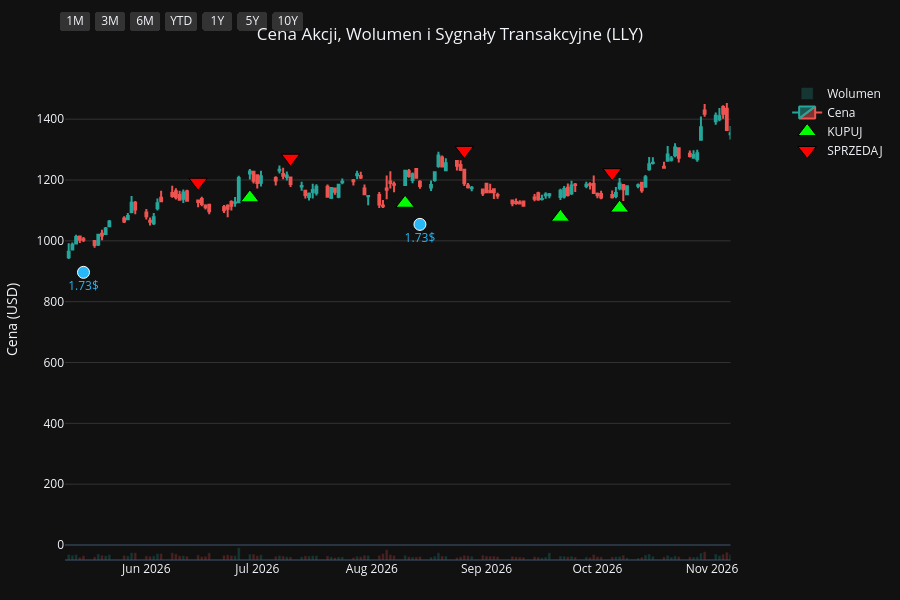
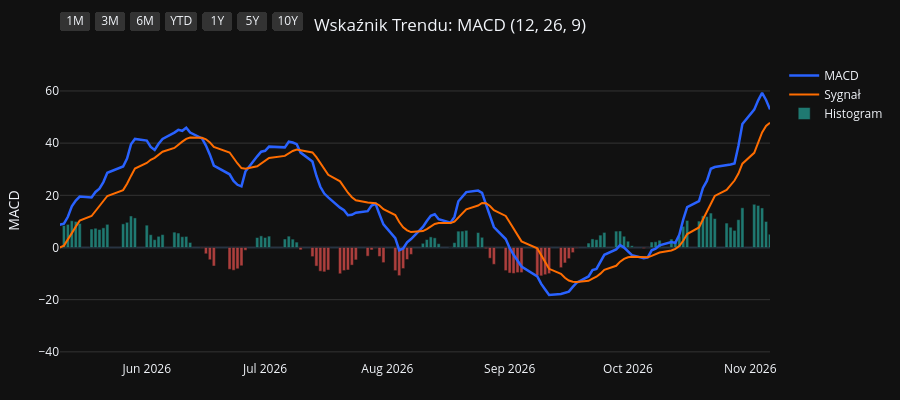
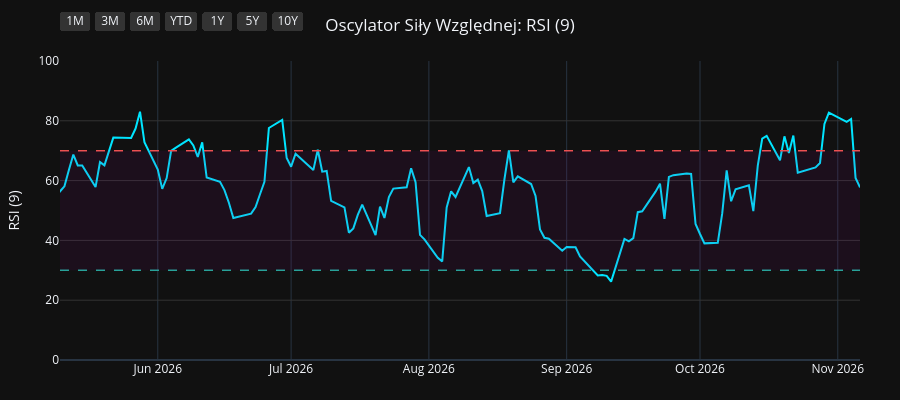
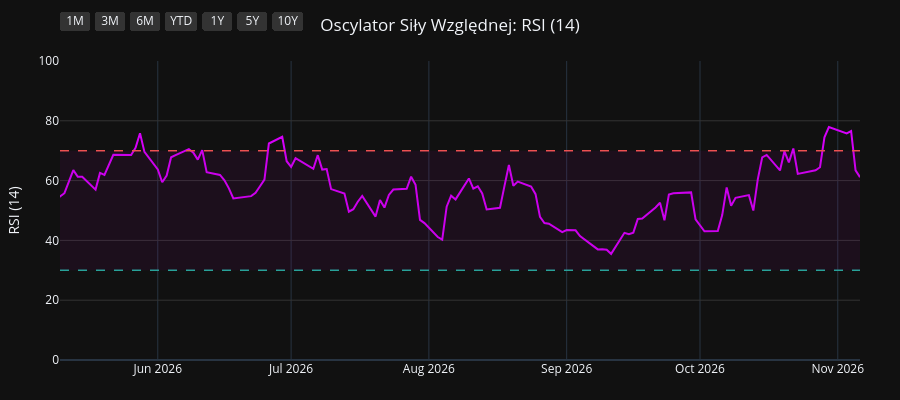

Source (notebook cell) for these figures, in order:
### Code cell
import os
import yfinance as yf
import pandas as pd
import pandas_ta as ta
import plotly.graph_objects as go
from plotly.subplots import make_subplots

# 1. Pobranie i przygotowanie danych
symbol = os.environ.get("STOCK_TICKER", "").strip().upper()
if not symbol:
    raise RuntimeError("Set STOCK_TICKER before running price_extractor.ipynb")
df = yf.Ticker(symbol).history(period="10y")
df.index = df.index.tz_localize(None)

# Wskaźniki i sygnały
df.ta.macd(fast=12, slow=26, signal=9, append=True)
df.ta.rsi(length=9, append=True)
df.ta.rsi(length=14, append=True)
df.ta.rsi(length=21, append=True)
df.dropna(inplace=True)

macd = df['MACD_12_26_9']
signal = df['MACDs_12_26_9']
wczorajszy_macd = macd.shift(1)
wczorajszy_signal = signal.shift(1)

df['Decyzja'] = 'BRAK'
df.loc[(macd > signal) & (wczorajszy_macd <= wczorajszy_signal), 'Decyzja'] = 'KUPUJ'
df.loc[(macd < signal) & (wczorajszy_macd >= wczorajszy_signal), 'Decyzja'] = 'SPRZEDAJ'

df_kupuj = df[df['Decyzja'] == 'KUPUJ']
df_sprzedaj = df[df['Decyzja'] == 'SPRZEDAJ']
df_dywidendy = df[df['Dividends'] > 0]
df_splity = df[df['Stock Splits'] > 0]

# Wspólna konfiguracja osi X
konfiguracja_osi_x = dict(
    type="date",
    showspikes=True, spikemode="across", spikesnap="cursor", spikedash="dot", spikecolor="#ffffff", spikethickness=1, hoverformat="%Y-%m-%d",
    rangeselector=dict(
        buttons=list([
            dict(count=1, label="1M", step="month", stepmode="backward"),
            dict(count=3, label="3M", step="month", stepmode="backward"),
            dict(count=6, label="6M", step="month", stepmode="backward"),
            dict(count=1, label="YTD", step="year", stepmode="todate"),
            dict(count=1, label="1Y", step="year", stepmode="backward"),
            dict(count=5, label="5Y", step="year", stepmode="backward"),
            dict(step="all", label="10Y")
        ]),
        bgcolor="#333333", activecolor="#2962ff", x=0, y=1.1
    )
)

# ==========================================
# WYKRES 1: CENA + WOLUMEN + SYGNAŁY
# ==========================================
fig1 = make_subplots(specs=[[{"secondary_y": True}]])

kolory_wolumenu = ['#26a69a' if row['Close'] >= row['Open'] else '#ef5350' for index, row in df.iterrows()]
fig1.add_trace(go.Bar(x=df.index, y=df['Volume'], marker_color=kolory_wolumenu, opacity=0.25, name='Wolumen'), secondary_y=True)
fig1.add_trace(go.Candlestick(x=df.index, open=df['Open'], high=df['High'], low=df['Low'], close=df['Close'], name='Cena', increasing_line_color='#26a69a', decreasing_line_color='#ef5350'), secondary_y=False)
fig1.add_trace(go.Scatter(x=df_kupuj.index, y=df_kupuj['Low'] * 0.95, customdata=df_kupuj[['Low', 'High']], mode='markers', marker=dict(symbol='triangle-up', size=16, color='#00ff00', line=dict(width=1, color='black')), name='KUPUJ', hovertemplate='KUPUJ<br>Najniższa: %{customdata[0]:.2f}<br>Najwyższa: %{customdata[1]:.2f}<extra></extra>'), secondary_y=False)
fig1.add_trace(go.Scatter(x=df_sprzedaj.index, y=df_sprzedaj['High'] * 1.05, customdata=df_sprzedaj[['Low', 'High']], mode='markers', marker=dict(symbol='triangle-down', size=16, color='#ff0000', line=dict(width=1, color='black')), name='SPRZEDAJ', hovertemplate='SPRZEDAJ<br>Najniższa: %{customdata[0]:.2f}<br>Najwyższa: %{customdata[1]:.2f}<extra></extra>'), secondary_y=False)

if not df_dywidendy.empty:
    fig1.add_trace(go.Scatter(x=df_dywidendy.index, y=df_dywidendy['Low'] * 0.90, mode='markers+text', marker=dict(symbol='circle', size=12, color='#29b6f6', line=dict(width=1, color='white')), text=df_dywidendy['Dividends'].apply(lambda x: f"{x}$"), textposition="bottom center", name='Dywidenda', showlegend=False, hovertemplate='Dywidenda: %{text}<extra></extra>', textfont=dict(color="#29b6f6")), secondary_y=False)
if not df_splity.empty:
                    fig1.add_trace(go.Scatter(x=df_splity.index, y=df_splity['High'], mode='markers+text', marker=dict(symbol='star', size=16, color='#ffee58', line=dict(width=1, color='black')), text=df_splity['Stock Splits'].apply(lambda x: f"{x:g}:1" if x >= 1 else f"1:{1 / x:g}"), textposition="top center", name='Split', hovertemplate='%{text}<extra></extra>', textfont=dict(color="#ffee58")), secondary_y=False)

fig1.update_layout(title=dict(text=f"Cena Akcji, Wolumen i Sygnały Transakcyjne ({symbol})", x=0.5, xanchor='center'), dragmode='pan', xaxis_rangeslider_visible=False, template='plotly_dark', height=600, hovermode='x unified', margin=dict(l=60, r=40, t=60, b=40))
fig1.update_xaxes(**konfiguracja_osi_x)
fig1.update_xaxes(range=[df.index.max() - pd.Timedelta(days=180), df.index.max()])
fig1.update_yaxes(title_text="Cena (USD)", secondary_y=False, gridcolor='#333333')
fig1.update_yaxes(range=[0, df['Volume'].max() * 4], showgrid=False, showticklabels=False, secondary_y=True)
fig1.show(config={'scrollZoom': True})

# ==========================================
# WYKRES 2: WSKAŹNIK MACD
# ==========================================
fig2 = go.Figure()
fig2.add_trace(go.Scatter(x=df.index, y=df['MACD_12_26_9'], line=dict(color='#2962ff', width=2.5), name='MACD'))
fig2.add_trace(go.Scatter(x=df.index, y=df['MACDs_12_26_9'], line=dict(color='#ff6d00', width=2), name='Sygnał'))
kolory_macd = ['#26a69a' if val >= 0 else '#ef5350' for val in df['MACDh_12_26_9']]
fig2.add_trace(go.Bar(x=df.index, y=df['MACDh_12_26_9'], marker_color=kolory_macd, name='Histogram', opacity=0.7))
fig2.update_layout(title=dict(text="Wskaźnik Trendu: MACD (12, 26, 9)", x=0.5, xanchor='center'), dragmode='pan', xaxis_rangeslider_visible=False, template='plotly_dark', height=400, hovermode='x unified', margin=dict(l=60, r=40, t=60, b=40))
fig2.update_xaxes(**konfiguracja_osi_x)
fig2.update_xaxes(range=[df.index.max() - pd.Timedelta(days=180), df.index.max()])
fig2.update_yaxes(title_text="MACD", gridcolor='#333333')
fig2.show(config={'scrollZoom': True})

# ==========================================
# WYKRES 3: OSCYLATOR RSI (9)
# ==========================================
fig3 = go.Figure()
fig3.add_trace(go.Scatter(x=df.index, y=df['RSI_9'], line=dict(color='#00e5ff', width=2), name='RSI (9)'))
fig3.add_hline(y=70, line_dash="dash", line_color="#ef5350", line_width=1.5)
fig3.add_hline(y=30, line_dash="dash", line_color="#26a69a", line_width=1.5)
fig3.add_hrect(y0=30, y1=70, line_width=0, fillcolor="purple", opacity=0.1)
fig3.update_layout(title=dict(text="Oscylator Siły Względnej: RSI (9)", x=0.5, xanchor='center'), dragmode='pan', xaxis_rangeslider_visible=False, template='plotly_dark', height=400, hovermode='x unified', margin=dict(l=60, r=40, t=60, b=40))
fig3.update_xaxes(**konfiguracja_osi_x)
fig3.update_xaxes(range=[df.index.max() - pd.Timedelta(days=180), df.index.max()])
fig3.update_yaxes(title_text="RSI (9)", range=[0, 100], gridcolor='#333333')
fig3.show(config={'scrollZoom': True})

# ==========================================
# WYKRES 4: OSCYLATOR RSI (14)
# ==========================================
fig4 = go.Figure()
fig4.add_trace(go.Scatter(x=df.index, y=df['RSI_14'], line=dict(color='#d500f9', width=2), name='RSI (14)'))
fig4.add_hline(y=70, line_dash="dash", line_color="#ef5350", line_width=1.5)
fig4.add_hline(y=30, line_dash="dash", line_color="#26a69a", line_width=1.5)
fig4.add_hrect(y0=30, y1=70, line_width=0, fillcolor="purple", opacity=0.1)
fig4.update_layout(title=dict(text="Oscylator Siły Względnej: RSI (14)", x=0.5, xanchor='center'), dragmode='pan', xaxis_rangeslider_visible=False, template='plotly_dark', height=400, hovermode='x unified', margin=dict(l=60, r=40, t=60, b=40))
fig4.update_xaxes(**konfiguracja_osi_x)
fig4.update_xaxes(range=[df.index.max() - pd.Timedelta(days=180), df.index.max()])
fig4.update_yaxes(title_text="RSI (14)", range=[0, 100], gridcolor='#333333')
fig4.show(config={'scrollZoom': True})

# ==========================================
# WYKRES 5: OSCYLATOR RSI (21)
# ==========================================
fig5 = go.Figure()
fig5.add_trace(go.Scatter(x=df.index, y=df['RSI_21'], line=dict(color='#64dd17', width=2), name='RSI (21)'))
fig5.add_hline(y=70, line_dash="dash", line_color="#ef5350", line_width=1.5)
fig5.add_hline(y=30, line_dash="dash", line_color="#26a69a", line_width=1.5)
fig5.add_hrect(y0=30, y1=70, line_width=0, fillcolor="purple", opacity=0.1)
fig5.update_layout(title=dict(text="Oscylator Siły Względnej: RSI (21)", x=0.5, xanchor='center'), dragmode='pan', xaxis_rangeslider_visible=False, template='plotly_dark', height=400, hovermode='x unified', margin=dict(l=60, r=40, t=60, b=40))
fig5.update_xaxes(**konfiguracja_osi_x)
fig5.update_xaxes(range=[df.index.max() - pd.Timedelta(days=180), df.index.max()])
fig5.update_yaxes(title_text="RSI (21)", range=[0, 100], gridcolor='#333333')
fig5.show(config={'scrollZoom': True})

### Figure 1 — Plotly figure (JSON) as saved in the notebook; plotly's stock layout.template omitted (floating-point values rounded to 4 significant figures; data arrays with more than 128 entries replaced by an {"elided": "..."} marker saying what was removed)
{"data": [{"marker": {"color": {"elided": "2481 str values"}}, "name": "Wolumen", "opacity": 0.25, "type": "bar", "x": {"elided": "2481 str values"}, "xaxis": "x", "y": {"elided": "2481 int values"}, "yaxis": "y2"}, {"close": {"elided": "2481 float values"}, "decreasing": {"line": {"color": "#ef5350"}}, "high": {"elided": "2481 float values"}, "increasing": {"line": {"color": "#26a69a"}}, "low": {"elided": "2481 float values"}, "name": "Cena", "open": {"elided": "2481 float values"}, "type": "candlestick", "x": {"elided": "2481 str values"}, "xaxis": "x", "yaxis": "y"}, {"customdata": {"elided": "93x2 float values"}, "hovertemplate": "KUPUJ<br>Najniższa: %{customdata[0]:.2f}<br>Najwyższa: %{customdata[1]:.2f}<extra></extra>", "marker": {"color": "#00ff00", "line": {"color": "black", "width": 1}, "size": 16, "symbol": "triangle-up"}, "mode": "markers", "name": "KUPUJ", "type": "scatter", "x": ["2017-02-02T00:00:00", "2017-03-15T00:00:00", "2017-05-05T00:00:00", "2017-05-31T00:00:00", "2017-07-14T00:00:00", "2017-08-30T00:00:00", "2017-11-20T00:00:00", "2018-01-09T00:00:00", "2018-01-29T00:00:00", "2018-02-20T00:00:00", "2018-04-04T00:00:00", "2018-05-11T00:00:00", "2018-07-09T00:00:00", "2018-07-24T00:00:00", "2018-10-04T00:00:00", "2018-11-09T00:00:00", "2018-12-31T00:00:00", "2019-01-31T00:00:00", "2019-02-14T00:00:00", "2019-03-22T00:00:00", "2019-05-15T00:00:00", "2019-06-20T00:00:00", "2019-07-03T00:00:00", "2019-07-09T00:00:00", "2019-07-29T00:00:00", "2019-08-29T00:00:00", "2019-09-19T00:00:00", "2019-10-18T00:00:00", "2020-01-10T00:00:00", "2020-02-06T00:00:00", "2020-03-06T00:00:00", "2020-03-17T00:00:00", "2020-03-30T00:00:00", "2020-06-16T00:00:00", "2020-08-20T00:00:00", "2020-09-02T00:00:00", "2020-10-08T00:00:00", "2020-11-04T00:00:00", "2021-01-11T00:00:00", "2021-04-09T00:00:00", "2021-05-03T00:00:00", "2021-06-03T00:00:00", "2021-06-25T00:00:00", "2021-07-06T00:00:00", "2021-07-27T00:00:00", "2021-10-01T00:00:00", "2021-12-15T00:00:00", "2022-02-02T00:00:00", "2022-02-15T00:00:00", "2022-04-06T00:00:00", "2022-05-16T00:00:00", "2022-05-20T00:00:00", "2022-06-08T00:00:00", "2022-06-23T00:00:00", "2022-07-15T00:00:00", "2022-08-18T00:00:00", "2022-09-08T00:00:00", "2022-09-23T00:00:00", "2022-12-02T00:00:00", "2023-02-09T00:00:00", "2023-03-10T00:00:00", "2023-06-27T00:00:00", "2023-06-29T00:00:00", "2023-07-24T00:00:00", "2023-08-08T00:00:00", "2023-09-11T00:00:00", "2023-10-10T00:00:00", "2023-11-07T00:00:00", "2023-12-29T00:00:00", "2024-01-29T00:00:00", "2024-04-30T00:00:00", "2024-07-10T00:00:00", "2024-08-09T00:00:00", "2024-10-09T00:00:00", "2024-11-26T00:00:00", "2024-12-23T00:00:00", "2025-01-24T00:00:00", "2025-04-17T00:00:00", "2025-06-02T00:00:00", "2025-06-25T00:00:00", "2025-07-11T00:00:00", "2025-07-24T00:00:00", "2025-08-19T00:00:00", "2025-10-01T00:00:00", "2025-10-31T00:00:00", "2026-02-23T00:00:00", "2026-02-27T00:00:00", "2026-04-01T00:00:00", "2026-04-30T00:00:00", "2026-06-29T00:00:00", "2026-08-10T00:00:00", "2026-09-21T00:00:00", "2026-10-07T00:00:00"], "xaxis": "x", "y": [62.59, 69.45, 67.56, 65.02, 69.44, 65.66, 69.49, 71.94, 72.7, 65.24, 64.84, 68.49, 74.49, 76.6, 95.03, 93.88, 98.26, 100.4, 102.7, 110.2, 98.86, 100.2, 98.95, 97.27, 93.98, 96.72, 98.29, 94.36, 119.2, 129.1, 119.8, 115.9, 118.0, 137.7, 134.7, 130.8, 134.3, 120.4, 163.3, 164.3, 164.8, 179.7, 207.6, 211.1, 219.6, 204.7, 234.3, 222.3, 216.4, 269.6, 267.6, 265.1, 285.2, 281.9, 301.2, 289.3, 283.2, 280.9, 337.0, 314.4, 291.2, 419.5, 424.9, 425.0, 466.8, 543.9, 530.2, 549.2, 540.3, 596.5, 717.0, 872.9, 804.6, 854.4, 726.3, 725.5, 713.7, 772.6, 688.3, 728.7, 732.1, 751.4, 659.5, 720.6, 787.5, 979.2, 963.5, 876.9, 849.3, 1141.0, 1124.0, 1078.0, 1108.0], "yaxis": "y"}, {"customdata": {"elided": "93x2 float values"}, "hovertemplate": "SPRZEDAJ<br>Najniższa: %{customdata[0]:.2f}<br>Najwyższa: %{customdata[1]:.2f}<extra></extra>", "marker": {"color": "#ff0000", "line": {"color": "black", "width": 1}, "size": 16, "symbol": "triangle-down"}, "mode": "markers", "name": "SPRZEDAJ", "type": "scatter", "x": ["2017-01-24T00:00:00", "2017-03-13T00:00:00", "2017-03-16T00:00:00", "2017-05-08T00:00:00", "2017-07-03T00:00:00", "2017-07-25T00:00:00", "2017-10-12T00:00:00", "2017-12-20T00:00:00", "2018-01-18T00:00:00", "2018-01-31T00:00:00", "2018-03-23T00:00:00", "2018-05-02T00:00:00", "2018-06-18T00:00:00", "2018-07-23T00:00:00", "2018-08-22T00:00:00", "2018-10-12T00:00:00", "2018-12-07T00:00:00", "2019-01-25T00:00:00", "2019-02-11T00:00:00", "2019-03-11T00:00:00", "2019-04-02T00:00:00", "2019-06-11T00:00:00", "2019-06-26T00:00:00", "2019-07-08T00:00:00", "2019-07-11T00:00:00", "2019-08-23T00:00:00", "2019-09-10T00:00:00", "2019-09-26T00:00:00", "2020-01-06T00:00:00", "2020-01-23T00:00:00", "2020-02-11T00:00:00", "2020-03-12T00:00:00", "2020-03-20T00:00:00", "2020-04-30T00:00:00", "2020-07-13T00:00:00", "2020-08-21T00:00:00", "2020-09-29T00:00:00", "2020-10-16T00:00:00", "2020-12-29T00:00:00", "2021-02-02T00:00:00", "2021-04-29T00:00:00", "2021-06-02T00:00:00", "2021-06-21T00:00:00", "2021-06-28T00:00:00", "2021-07-09T00:00:00", "2021-08-23T00:00:00", "2021-11-15T00:00:00", "2022-01-05T00:00:00", "2022-02-11T00:00:00", "2022-03-31T00:00:00", "2022-04-14T00:00:00", "2022-05-19T00:00:00", "2022-06-06T00:00:00", "2022-06-09T00:00:00", "2022-07-14T00:00:00", "2022-07-18T00:00:00", "2022-08-30T00:00:00", "2022-09-16T00:00:00", "2022-11-11T00:00:00", "2022-12-06T00:00:00", "2023-02-16T00:00:00", "2023-05-18T00:00:00", "2023-06-28T00:00:00", "2023-07-03T00:00:00", "2023-07-26T00:00:00", "2023-08-30T00:00:00", "2023-09-15T00:00:00", "2023-10-23T00:00:00", "2023-11-17T00:00:00", "2024-01-25T00:00:00", "2024-02-27T00:00:00", "2024-07-02T00:00:00", "2024-07-17T00:00:00", "2024-09-05T00:00:00", "2024-10-23T00:00:00", "2024-12-18T00:00:00", "2025-01-15T00:00:00", "2025-03-07T00:00:00", "2025-05-06T00:00:00", "2025-06-24T00:00:00", "2025-06-27T00:00:00", "2025-07-15T00:00:00", "2025-07-30T00:00:00", "2025-09-24T00:00:00", "2025-10-16T00:00:00", "2025-12-02T00:00:00", "2026-02-26T00:00:00", "2026-03-03T00:00:00", "2026-04-24T00:00:00", "2026-06-15T00:00:00", "2026-07-10T00:00:00", "2026-08-26T00:00:00", "2026-10-05T00:00:00"], "xaxis": "x", "y": [69.07, 76.93, 77.83, 74.98, 75.92, 77.29, 79.67, 80.63, 79.88, 80.43, 71.75, 74.17, 81.04, 83.87, 99.92, 105.0, 110.1, 109.7, 114.0, 119.4, 123.8, 111.1, 110.5, 108.4, 107.9, 108.8, 107.4, 108.9, 128.9, 137.8, 141.8, 133.4, 129.2, 153.4, 164.0, 149.3, 146.4, 146.4, 166.3, 204.2, 181.9, 201.0, 223.8, 229.9, 238.5, 273.8, 261.3, 270.6, 242.2, 295.0, 307.8, 297.8, 319.6, 316.4, 332.4, 336.7, 317.5, 317.4, 374.3, 378.2, 340.8, 451.1, 480.9, 478.6, 467.0, 573.7, 611.0, 605.2, 614.4, 651.9, 797.9, 943.1, 956.5, 976.5, 940.2, 808.0, 782.7, 943.4, 850.3, 816.7, 835.5, 838.5, 810.1, 779.4, 870.9, 1116.0, 1075.0, 1068.0, 942.5, 1193.0, 1272.0, 1298.0, 1224.0], "yaxis": "y"}, {"hovertemplate": "Dywidenda: %{text}<extra></extra>", "marker": {"color": "#29b6f6", "line": {"color": "white", "width": 1}, "size": 12, "symbol": "circle"}, "mode": "markers+text", "name": "Dywidenda", "showlegend": false, "text": ["0.52$", "0.52$", "0.52$", "0.52$", "0.563$", "0.563$", "0.563$", "0.563$", "0.645$", "0.645$", "0.645$", "0.645$", "0.74$", "0.74$", "0.74$", "0.74$", "0.85$", "0.85$", "0.85$", "0.85$", "0.98$", "0.98$", "0.98$", "0.98$", "1.13$", "1.13$", "1.13$", "1.13$", "1.3$", "1.3$", "1.3$", "1.3$", "1.5$", "1.5$", "1.5$", "1.5$", "1.73$", "1.73$", "1.73$"], "textfont": {"color": "#29b6f6"}, "textposition": "bottom center", "type": "scatter", "x": ["2017-02-13T00:00:00", "2017-05-11T00:00:00", "2017-08-11T00:00:00", "2017-11-14T00:00:00", "2018-02-14T00:00:00", "2018-05-16T00:00:00", "2018-08-14T00:00:00", "2018-11-14T00:00:00", "2019-02-14T00:00:00", "2019-05-16T00:00:00", "2019-08-14T00:00:00", "2019-11-14T00:00:00", "2020-02-13T00:00:00", "2020-05-14T00:00:00", "2020-08-13T00:00:00", "2020-11-12T00:00:00", "2021-02-11T00:00:00", "2021-05-13T00:00:00", "2021-08-12T00:00:00", "2021-11-12T00:00:00", "2022-02-14T00:00:00", "2022-05-13T00:00:00", "2022-08-12T00:00:00", "2022-11-14T00:00:00", "2023-02-14T00:00:00", "2023-05-12T00:00:00", "2023-08-14T00:00:00", "2023-11-14T00:00:00", "2024-02-14T00:00:00", "2024-05-15T00:00:00", "2024-08-15T00:00:00", "2024-11-15T00:00:00", "2025-02-14T00:00:00", "2025-05-16T00:00:00", "2025-08-15T00:00:00", "2025-11-14T00:00:00", "2026-02-13T00:00:00", "2026-05-15T00:00:00", "2026-08-14T00:00:00"], "xaxis": "x", "y": [60.46, 62.72, 64.08, 65.35, 60.33, 65.28, 82.11, 89.42, 97.33, 94.39, 91.32, 92.49, 118.8, 129.4, 126.7, 118.9, 172.1, 164.4, 224.9, 223.4, 200.9, 249.1, 262.8, 297.5, 304.7, 382.2, 466.6, 532.3, 659.2, 676.4, 816.6, 661.6, 749.4, 658.6, 613.4, 902.7, 927.4, 896.4, 1054.0], "yaxis": "y"}], "layout": {"dragmode": "pan", "height": 600, "hovermode": "x unified", "margin": {"b": 40, "l": 60, "r": 40, "t": 60}, "title": {"text": "Cena Akcji, Wolumen i Sygnały Transakcyjne (LLY)", "x": 0.5, "xanchor": "center"}, "xaxis": {"anchor": "y", "domain": [0.0, 0.94], "hoverformat": "%Y-%m-%d", "range": ["2026-05-10T00:00:00", "2026-11-06T00:00:00"], "rangeselector": {"activecolor": "#2962ff", "bgcolor": "#333333", "buttons": [{"count": 1, "label": "1M", "step": "month", "stepmode": "backward"}, {"count": 3, "label": "3M", "step": "month", "stepmode": "backward"}, {"count": 6, "label": "6M", "step": "month", "stepmode": "backward"}, {"count": 1, "label": "YTD", "step": "year", "stepmode": "todate"}, {"count": 1, "label": "1Y", "step": "year", "stepmode": "backward"}, {"count": 5, "label": "5Y", "step": "year", "stepmode": "backward"}, {"label": "10Y", "step": "all"}], "x": 0, "y": 1.1}, "rangeslider": {"visible": false}, "showspikes": true, "spikecolor": "#ffffff", "spikedash": "dot", "spikemode": "across", "spikesnap": "cursor", "spikethickness": 1, "type": "date"}, "yaxis": {"anchor": "x", "domain": [0.0, 1.0], "gridcolor": "#333333", "title": {"text": "Cena (USD)"}}, "yaxis2": {"anchor": "x", "overlaying": "y", "range": [0, 299290000], "showgrid": false, "showticklabels": false, "side": "right"}}}

### Figure 2 — Plotly figure (JSON) as saved in the notebook; plotly's stock layout.template omitted (floating-point values rounded to 4 significant figures; data arrays with more than 128 entries replaced by an {"elided": "..."} marker saying what was removed)
{"data": [{"line": {"color": "#2962ff", "width": 2.5}, "name": "MACD", "type": "scatter", "x": {"elided": "2481 str values"}, "y": {"elided": "2481 float values"}}, {"line": {"color": "#ff6d00", "width": 2}, "name": "Sygnał", "type": "scatter", "x": {"elided": "2481 str values"}, "y": {"elided": "2481 float values"}}, {"marker": {"color": {"elided": "2481 str values"}}, "name": "Histogram", "opacity": 0.7, "type": "bar", "x": {"elided": "2481 str values"}, "y": {"elided": "2481 float values"}}], "layout": {"dragmode": "pan", "height": 400, "hovermode": "x unified", "margin": {"b": 40, "l": 60, "r": 40, "t": 60}, "title": {"text": "Wskaźnik Trendu: MACD (12, 26, 9)", "x": 0.5, "xanchor": "center"}, "xaxis": {"hoverformat": "%Y-%m-%d", "range": ["2026-05-10T00:00:00", "2026-11-06T00:00:00"], "rangeselector": {"activecolor": "#2962ff", "bgcolor": "#333333", "buttons": [{"count": 1, "label": "1M", "step": "month", "stepmode": "backward"}, {"count": 3, "label": "3M", "step": "month", "stepmode": "backward"}, {"count": 6, "label": "6M", "step": "month", "stepmode": "backward"}, {"count": 1, "label": "YTD", "step": "year", "stepmode": "todate"}, {"count": 1, "label": "1Y", "step": "year", "stepmode": "backward"}, {"count": 5, "label": "5Y", "step": "year", "stepmode": "backward"}, {"label": "10Y", "step": "all"}], "x": 0, "y": 1.1}, "rangeslider": {"visible": false}, "showspikes": true, "spikecolor": "#ffffff", "spikedash": "dot", "spikemode": "across", "spikesnap": "cursor", "spikethickness": 1, "type": "date"}, "yaxis": {"gridcolor": "#333333", "title": {"text": "MACD"}}}}

### Figure 3 — Plotly figure (JSON) as saved in the notebook; plotly's stock layout.template omitted (floating-point values rounded to 4 significant figures; data arrays with more than 128 entries replaced by an {"elided": "..."} marker saying what was removed)
{"data": [{"line": {"color": "#00e5ff", "width": 2}, "name": "RSI (9)", "type": "scatter", "x": {"elided": "2481 str values"}, "y": {"elided": "2481 float values"}}], "layout": {"dragmode": "pan", "height": 400, "hovermode": "x unified", "margin": {"b": 40, "l": 60, "r": 40, "t": 60}, "shapes": [{"line": {"color": "#ef5350", "dash": "dash", "width": 1.5}, "type": "line", "x0": 0, "x1": 1, "xref": "x domain", "y0": 70, "y1": 70, "yref": "y"}, {"line": {"color": "#26a69a", "dash": "dash", "width": 1.5}, "type": "line", "x0": 0, "x1": 1, "xref": "x domain", "y0": 30, "y1": 30, "yref": "y"}, {"fillcolor": "purple", "line": {"width": 0}, "opacity": 0.1, "type": "rect", "x0": 0, "x1": 1, "xref": "x domain", "y0": 30, "y1": 70, "yref": "y"}], "title": {"text": "Oscylator Siły Względnej: RSI (9)", "x": 0.5, "xanchor": "center"}, "xaxis": {"hoverformat": "%Y-%m-%d", "range": ["2026-05-10T00:00:00", "2026-11-06T00:00:00"], "rangeselector": {"activecolor": "#2962ff", "bgcolor": "#333333", "buttons": [{"count": 1, "label": "1M", "step": "month", "stepmode": "backward"}, {"count": 3, "label": "3M", "step": "month", "stepmode": "backward"}, {"count": 6, "label": "6M", "step": "month", "stepmode": "backward"}, {"count": 1, "label": "YTD", "step": "year", "stepmode": "todate"}, {"count": 1, "label": "1Y", "step": "year", "stepmode": "backward"}, {"count": 5, "label": "5Y", "step": "year", "stepmode": "backward"}, {"label": "10Y", "step": "all"}], "x": 0, "y": 1.1}, "rangeslider": {"visible": false}, "showspikes": true, "spikecolor": "#ffffff", "spikedash": "dot", "spikemode": "across", "spikesnap": "cursor", "spikethickness": 1, "type": "date"}, "yaxis": {"gridcolor": "#333333", "range": [0, 100], "title": {"text": "RSI (9)"}}}}

### Figure 4 — Plotly figure (JSON) as saved in the notebook; plotly's stock layout.template omitted (floating-point values rounded to 4 significant figures; data arrays with more than 128 entries replaced by an {"elided": "..."} marker saying what was removed)
{"data": [{"line": {"color": "#d500f9", "width": 2}, "name": "RSI (14)", "type": "scatter", "x": {"elided": "2481 str values"}, "y": {"elided": "2481 float values"}}], "layout": {"dragmode": "pan", "height": 400, "hovermode": "x unified", "margin": {"b": 40, "l": 60, "r": 40, "t": 60}, "shapes": [{"line": {"color": "#ef5350", "dash": "dash", "width": 1.5}, "type": "line", "x0": 0, "x1": 1, "xref": "x domain", "y0": 70, "y1": 70, "yref": "y"}, {"line": {"color": "#26a69a", "dash": "dash", "width": 1.5}, "type": "line", "x0": 0, "x1": 1, "xref": "x domain", "y0": 30, "y1": 30, "yref": "y"}, {"fillcolor": "purple", "line": {"width": 0}, "opacity": 0.1, "type": "rect", "x0": 0, "x1": 1, "xref": "x domain", "y0": 30, "y1": 70, "yref": "y"}], "title": {"text": "Oscylator Siły Względnej: RSI (14)", "x": 0.5, "xanchor": "center"}, "xaxis": {"hoverformat": "%Y-%m-%d", "range": ["2026-05-10T00:00:00", "2026-11-06T00:00:00"], "rangeselector": {"activecolor": "#2962ff", "bgcolor": "#333333", "buttons": [{"count": 1, "label": "1M", "step": "month", "stepmode": "backward"}, {"count": 3, "label": "3M", "step": "month", "stepmode": "backward"}, {"count": 6, "label": "6M", "step": "month", "stepmode": "backward"}, {"count": 1, "label": "YTD", "step": "year", "stepmode": "todate"}, {"count": 1, "label": "1Y", "step": "year", "stepmode": "backward"}, {"count": 5, "label": "5Y", "step": "year", "stepmode": "backward"}, {"label": "10Y", "step": "all"}], "x": 0, "y": 1.1}, "rangeslider": {"visible": false}, "showspikes": true, "spikecolor": "#ffffff", "spikedash": "dot", "spikemode": "across", "spikesnap": "cursor", "spikethickness": 1, "type": "date"}, "yaxis": {"gridcolor": "#333333", "range": [0, 100], "title": {"text": "RSI (14)"}}}}
